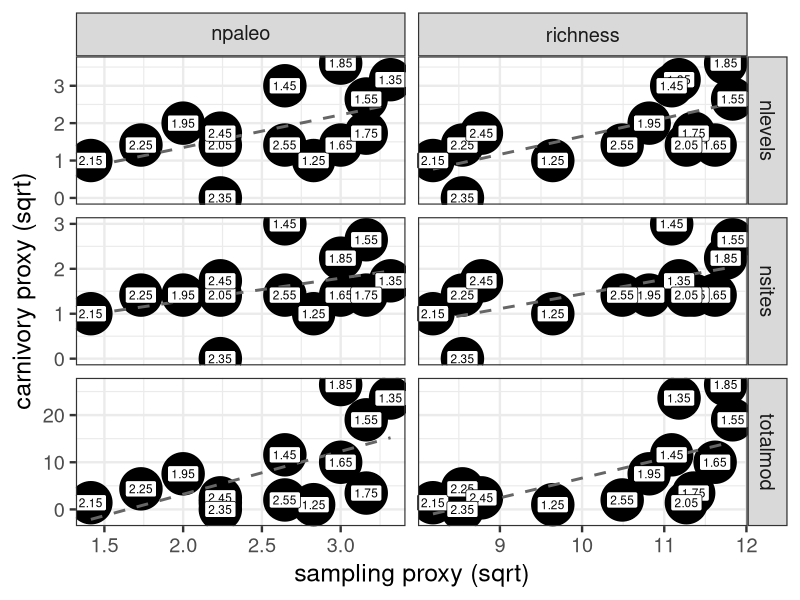
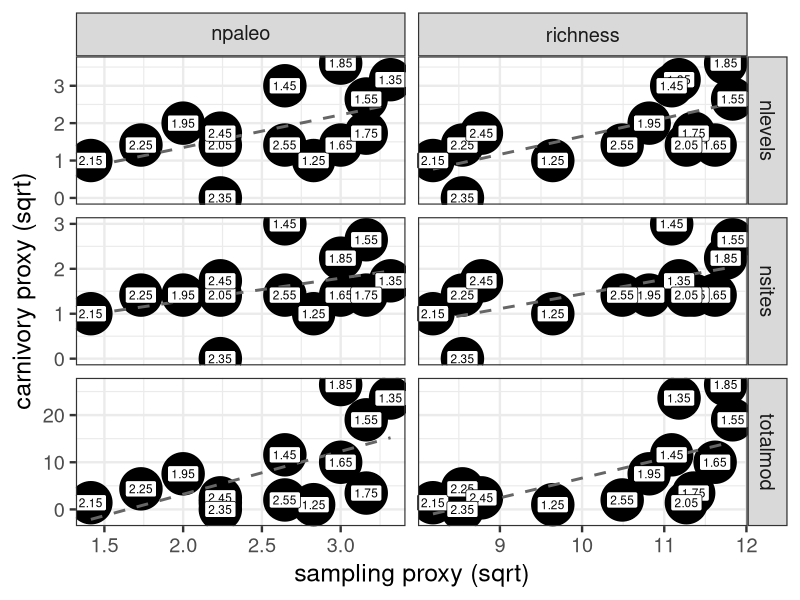

These figures' R source, in order:
binwidth=0.1
require(ggrepel)
require(dplyr)
require(tidyr)
require(stringr)
df <- read.table("./datasets/zooarchaeology_summary_stats_100Ka_full_dataset.csv", header=T, sep=",")
modsummaries <- read.table("./computed-datasets/model_summaries/model_summaries.csv", header=T, sep=",")
modsummaries <- 
  modsummaries[!grepl("\\+", modsummaries$model),] #remove the models with a +, since we don't look at those more complex models

modsummaries$zooarch_var <- gsub("_", "", str_extract(modsummaries$model, "^[a-z]+_"))
modsummaries$paleo_var <- gsub("~ |_sqrt", "", str_extract(modsummaries$model, "~.+$"))


modsummaries$model <- gsub(" ~ ","\\~", modsummaries$model)
modsummaries$annotation <- sprintf("%s~R^2 == %s", gsub("_sqrt","",modsummaries$model), round(modsummaries$R2,2))

dataset_description<-"full_dataset"
fig_dir <- sprintf("./figures/")
if(!dir.exists(fig_dir )) {
  dir.create(fig_dir )
}

compositedata <- dplyr::left_join(df,
                                  read.table("./datasets/paleontological_summary_stats_100Ka-bins.csv", header=T, sep=",")
) %>%
  dplyr::filter(bin>1.2,bin<2.6)
names(compositedata) <- gsub("_sqrt", "" ,names(compositedata))



forPlot <- 
  compositedata %>% 
  select(-nformation) %>%
  pivot_longer(cols=c(nlevels, totalmod, nsites), names_to = "zooarch_var", values_to = "zooarch_val") %>%
  pivot_longer(cols=c(richness, npaleo), names_to = "paleo_var", values_to = "paleo_val") %>%
  left_join(modsummaries)



ggplot(forPlot, aes(x=paleo_val, y=zooarch_val)) + 
  geom_point( size=14) + 
  #poisson_smooth(se = T, linetype="dashed", color="grey40") + 
  geom_smooth(method="lm", se=F,linetype="dashed", color="grey40") + 
  geom_label(aes(label=bin), size=3) + 
  facet_grid(zooarch_var~paleo_var, scales="free", labeller = "label_parsed") + 
  labs(x="sampling proxy (sqrt)", y="carnivory proxy (sqrt)") +
  scale_color_viridis_c(direction = -1) + 
  theme_bw(18) + 
  theme(legend.position = "none") 
ggsave(sprintf("./figures/FigS1.jpg", binwidth*1000), width=15, height=10)


